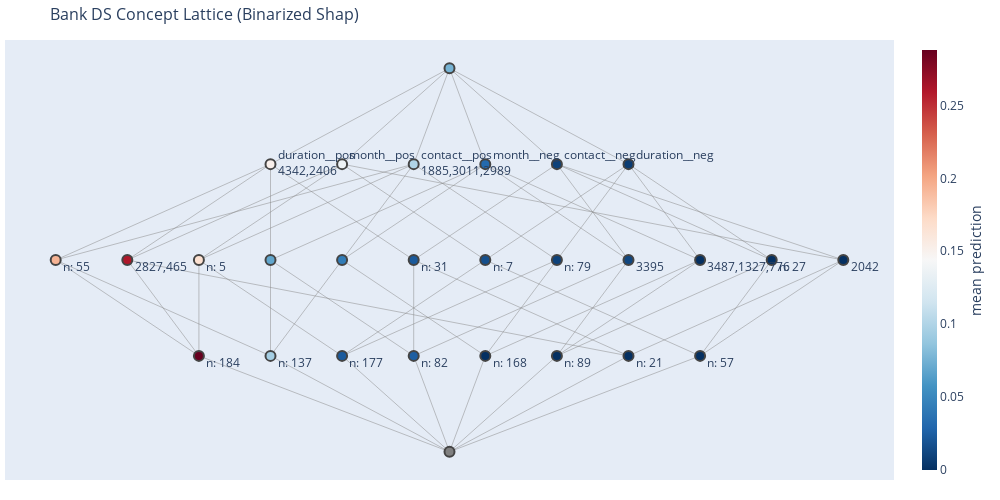

Notebook cell for this chart:
### Code cell
fig

### Figure 1 — Plotly figure (JSON) as saved in the notebook; plotly's stock layout.template omitted (floating-point values rounded to 4 significant figures; data arrays with more than 128 entries replaced by an {"elided": "..."} marker saying what was removed)
{"data": [{"hoverinfo": "none", "line": {"color": "#888", "width": 0.5}, "mode": "lines", "type": "scatter", "x": {"elided": "186 float values"}, "y": {"elided": "186 int values"}}, {"hoverinfo": "text", "hovertext": ["Concept 2<br>extent (len: 808): 4481, 527, 2274, 3004, 2716, 1846, 2745, 295, 1, 3808,...<br>intent (len: 1): contact__pos<br>new extent (len: 3): 1885, 3011, 2989<br>new intent (len: 1): contact__pos<br>pattern: {'contact': {'cellular': 0.75, 'unknown': 0.12, 'telephone': 0.12}}<br>mean_y_true: 0.15<br>mean_y_pred: 0.1<br>Metrics<br>\taccuracy: 0.88<br>\tprecision: 0.65<br>\trecall: 0.43<br><br>", "Concept 26<br>extent (len: 57): 2006, 4429, 2829, 1841, 1580, 1799, 2054, 1293, 3147, 1125,...<br>intent (len: 3): contact__neg, month__pos, duration__neg<br>new extent (len: 57): 2672, 2663, 4116, 2873, 1973, 2829, 4014, 381, 3245, 1580,...<br>new intent (len: 0): emptyset<br>pattern: {'contact': {'cellular': 1.0}, 'duration': (1166.6334785303948, 1166.6334785303948, 1166.6334785303948), 'month': {'jun': 1.0}}<br>mean_y_true: 0.0<br>mean_y_pred: 0.0<br>Metrics<br>\taccuracy: 1.0<br>\tprecision: 0.0<br>\trecall: 0.0<br><br>", "Concept 9<br>extent (len: 376): 4481, 527, 2274, 3004, 2716, 1846, 2745, 295, 1, 3808,...<br>intent (len: 2): contact__pos, duration__pos<br>new extent (len: 55): 3846, 1863, 924, 1719, 1128, 413, 3949, 2394, 1243, 354,...<br>new intent (len: 0): emptyset<br>pattern: {'contact': {'cellular': 0.67, 'unknown': 0.33}, 'duration': (644.4541625192587, 810.0502208643402, 1084.1467352126058)}<br>mean_y_true: 0.28<br>mean_y_pred: 0.19<br>Metrics<br>\taccuracy: 0.79<br>\tprecision: 0.67<br>\trecall: 0.47<br><br>", "Concept 0<br>extent (len: 1131): 4481, 527, 2274, 3004, 2716, 1846, 2745, 295, 1, 3808,...<br>intent (len: 0): emptyset<br>new extent (len: 0): emptyset<br>new intent (len: 0): emptyset<br>pattern: {}<br>mean_y_true: 0.12<br>mean_y_pred: 0.08<br>Metrics<br>\taccuracy: 0.9<br>\tprecision: 0.65<br>\trecall: 0.41<br><br>", "Concept 12<br>extent (len: 366): 569, 4193, 2253, 2266, 782, 1277, 1329, 1136, 892, 2923,...<br>intent (len: 2): contact__pos, month__pos<br>new extent (len: 5): 49, 2454, 1298, 3243, 199<br>new intent (len: 0): emptyset<br>pattern: {'contact': {'cellular': 1.0}, 'month': {'oct': 0.33, 'dec': 0.33, 'sep': 0.33}}<br>mean_y_true: 0.23<br>mean_y_pred: 0.17<br>Metrics<br>\taccuracy: 0.83<br>\tprecision: 0.7<br>\trecall: 0.5<br><br>", "Concept 8<br>extent (len: 219): 4481, 527, 2274, 3004, 2716, 1846, 2745, 295, 1, 3808,...<br>intent (len: 2): month__neg, duration__pos<br>new extent (len: 0): emptyset<br>new intent (len: 0): emptyset<br>pattern: {'duration': (1084.1467352126058, 1226.6794737609448, 1369.2122123092836), 'month': {'oct': 0.5, 'feb': 0.5}}<br>mean_y_true: 0.16<br>mean_y_pred: 0.07<br>Metrics<br>\taccuracy: 0.86<br>\tprecision: 0.6<br>\trecall: 0.26<br><br>", "Concept 18<br>extent (len: 79): 2465, 2732, 3116, 567, 3992, 2647, 2468, 1935, 4248, 2947,...<br>intent (len: 2): contact__neg, month__pos<br>new extent (len: 1): 2042<br>new intent (len: 0): emptyset<br>pattern: {'contact': {'cellular': 0.67, 'unknown': 0.33}, 'month': {'jun': 0.33, 'jan': 0.33, 'aug': 0.33}}<br>mean_y_true: 0.0<br>mean_y_pred: 0.0<br>Metrics<br>\taccuracy: 1.0<br>\tprecision: 0.0<br>\trecall: 0.0<br><br>", "Concept 19<br>extent (len: 137): 4481, 527, 2274, 3004, 2716, 1846, 2745, 295, 1, 3808,...<br>intent (len: 3): contact__pos, month__neg, duration__pos<br>new extent (len: 137): 80, 1192, 580, 626, 2745, 3482, 872, 4035, 582, 3033,...<br>new intent (len: 0): emptyset<br>pattern: {'contact': {'cellular': 1.0}, 'duration': (1084.1467352126058, 1084.1467352126058, 1084.1467352126058), 'month': {'feb': 1.0}}<br>mean_y_true: 0.21<br>mean_y_pred: 0.09<br>Metrics<br>\taccuracy: 0.81<br>\tprecision: 0.62<br>\trecall: 0.28<br><br>", "Concept 14<br>extent (len: 207): 3881, 273, 2638, 3940, 880, 1510, 993, 1628, 4471, 4034,...<br>intent (len: 2): month__pos, duration__pos<br>new extent (len: 2): 2827, 465<br>new intent (len: 0): emptyset<br>pattern: {'duration': (442.59630108851115, 810.0502208643402, 1298.0460324162952), 'month': {'aug': 0.33, 'may': 0.33, 'sep': 0.33}}<br>mean_y_true: 0.33<br>mean_y_pred: 0.26<br>Metrics<br>\taccuracy: 0.79<br>\tprecision: 0.74<br>\trecall: 0.58<br><br>", "Concept 4<br>extent (len: 607): 2310, 3154, 2288, 2695, 2261, 2348, 3030, 1010, 2588, 1138,...<br>intent (len: 1): duration__neg<br>new extent (len: 0): emptyset<br>new intent (len: 1): duration__neg<br>pattern: {'duration': (296.3352903719308, 1109.0705810950278, 1571.1534608674258)}<br>mean_y_true: 0.03<br>mean_y_pred: 0.01<br>Metrics<br>\taccuracy: 0.98<br>\tprecision: 0.75<br>\trecall: 0.18<br><br>", "Concept 17<br>extent (len: 173): 4264, 2935, 3582, 2628, 928, 2371, 3279, 479, 3774, 3726,...<br>intent (len: 2): contact__neg, duration__neg<br>new extent (len: 27): 3108, 2086, 4308, 1499, 4172, 833, 1304, 2021, 2299, 1074,...<br>new intent (len: 0): emptyset<br>pattern: {'contact': {'cellular': 0.67, 'telephone': 0.33}, 'duration': (963.3019548306108, 1166.6334785303948, 1168.0291639585253)}<br>mean_y_true: 0.0<br>mean_y_pred: 0.0<br>Metrics<br>\taccuracy: 1.0<br>\tprecision: 0.0<br>\trecall: 0.0<br><br>", "Concept 6<br>extent (len: 309): 639, 641, 4357, 1429, 2744, 4291, 3029, 3409, 634, 1394,...<br>intent (len: 1): contact__neg<br>new extent (len: 0): emptyset<br>new intent (len: 1): contact__neg<br>pattern: {'contact': {'unknown': 0.38, 'cellular': 0.38, 'telephone': 0.25}}<br>mean_y_true: 0.04<br>mean_y_pred: 0.01<br>Metrics<br>\taccuracy: 0.97<br>\tprecision: 0.67<br>\trecall: 0.18<br><br>", "Concept 16<br>extent (len: 172): 4264, 2935, 3582, 2628, 928, 2371, 3279, 479, 3774, 3726,...<br>intent (len: 2): contact__neg, month__neg<br>new extent (len: 1): 3395<br>new intent (len: 0): emptyset<br>pattern: {'contact': {'telephone': 0.67, 'unknown': 0.33}, 'month': {'oct': 0.33, 'nov': 0.33, 'feb': 0.33}}<br>mean_y_true: 0.03<br>mean_y_pred: 0.01<br>Metrics<br>\taccuracy: 0.97<br>\tprecision: 0.5<br>\trecall: 0.2<br><br>", "Concept 5<br>extent (len: 454): 569, 4193, 2253, 2266, 782, 1277, 1329, 1136, 892, 2923,...<br>intent (len: 1): month__pos<br>new extent (len: 0): emptyset<br>new intent (len: 1): month__pos<br>pattern: {'month': {'oct': 0.12, 'may': 0.12, 'sep': 0.12, 'aug': 0.12, 'dec': 0.12, 'jun': 0.12, 'nov': 0.12, 'jan': 0.12}}<br>mean_y_true: 0.19<br>mean_y_pred: 0.14<br>Metrics<br>\taccuracy: 0.87<br>\tprecision: 0.71<br>\trecall: 0.51<br><br>", "Concept 15<br>extent (len: 134): 639, 641, 4357, 1429, 2744, 4291, 3029, 3409, 634, 1394,...<br>intent (len: 2): contact__neg, duration__pos<br>new extent (len: 31): 498, 1691, 2047, 641, 2376, 943, 2996, 4291, 2744, 634,...<br>new intent (len: 0): emptyset<br>pattern: {'contact': {'unknown': 0.67, 'cellular': 0.33}, 'duration': (442.59630108851115, 1047.2950745783035, 1369.2122123092836)}<br>mean_y_true: 0.08<br>mean_y_pred: 0.02<br>Metrics<br>\taccuracy: 0.93<br>\tprecision: 0.67<br>\trecall: 0.18<br><br>", "Concept 24<br>extent (len: 82): 1282, 3230, 2416, 4331, 3182, 4101, 4424, 1011, 3912, 4149,...<br>intent (len: 3): contact__neg, month__neg, duration__pos<br>new extent (len: 82): 1139, 3362, 2488, 3585, 10, 2390, 1282, 3200, 3698, 1486,...<br>new intent (len: 0): emptyset<br>pattern: {'contact': {'unknown': 1.0}, 'duration': (1369.2122123092836, 1369.2122123092836, 1369.2122123092836), 'month': {'oct': 1.0}}<br>mean_y_true: 0.06<br>mean_y_pred: 0.02<br>Metrics<br>\taccuracy: 0.94<br>\tprecision: 0.5<br>\trecall: 0.2<br><br>", "Concept 7<br>extent (len: 305): 4481, 527, 2274, 3004, 2716, 1846, 2745, 295, 1, 3808,...<br>intent (len: 2): contact__pos, month__neg<br>new extent (len: 0): emptyset<br>new intent (len: 0): emptyset<br>pattern: {'contact': {'cellular': 1.0}, 'month': {'feb': 1.0}}<br>mean_y_true: 0.1<br>mean_y_pred: 0.04<br>Metrics<br>\taccuracy: 0.91<br>\tprecision: 0.62<br>\trecall: 0.27<br><br>", "Concept 11<br>extent (len: 260): 1219, 4095, 2515, 1453, 1968, 3539, 2557, 454, 747, 808,...<br>intent (len: 2): month__neg, duration__neg<br>new extent (len: 3): 3487, 1327, 776<br>new intent (len: 0): emptyset<br>pattern: {'duration': (296.3352903719308, 870.4579009270315, 963.3019548306108), 'month': {'feb': 0.67, 'sep': 0.33}}<br>mean_y_true: 0.0<br>mean_y_pred: 0.0<br>Metrics<br>\taccuracy: 1.0<br>\tprecision: 0.0<br>\trecall: 0.0<br><br>", "Concept 23<br>extent (len: 89): 4264, 2935, 3582, 2628, 928, 2371, 3279, 479, 3774, 3726,...<br>intent (len: 3): contact__neg, month__neg, duration__neg<br>new extent (len: 89): 2392, 1679, 1937, 1982, 3726, 928, 221, 1780, 467, 2197,...<br>new intent (len: 0): emptyset<br>pattern: {'contact': {'telephone': 1.0}, 'duration': (963.3019548306108, 963.3019548306108, 963.3019548306108), 'month': {'feb': 1.0}}<br>mean_y_true: 0.0<br>mean_y_pred: 0.0<br>Metrics<br>\taccuracy: 1.0<br>\tprecision: 0.0<br>\trecall: 0.0<br><br>", "Concept 1<br>extent (len: 480): 4481, 527, 2274, 3004, 2716, 1846, 2745, 295, 1, 3808,...<br>intent (len: 1): month__neg<br>new extent (len: 0): emptyset<br>new intent (len: 1): month__neg<br>pattern: {'month': {'feb': 0.5, 'oct': 0.17, 'sep': 0.17, 'nov': 0.17}}<br>mean_y_true: 0.07<br>mean_y_pred: 0.03<br>Metrics<br>\taccuracy: 0.93<br>\tprecision: 0.6<br>\trecall: 0.26<br><br>", "Concept 3<br>extent (len: 514): 4481, 527, 2274, 3004, 2716, 1846, 2745, 295, 1, 3808,...<br>intent (len: 1): duration__pos<br>new extent (len: 2): 4342, 2406<br>new intent (len: 1): duration__pos<br>pattern: {'duration': (442.59630108851115, 928.6726477213218, 1369.2122123092836)}<br>mean_y_true: 0.23<br>mean_y_pred: 0.15<br>Metrics<br>\taccuracy: 0.82<br>\tprecision: 0.67<br>\trecall: 0.44<br><br>", "Concept 10<br>extent (len: 424): 2310, 3154, 2288, 2695, 2261, 2348, 3030, 1010, 2588, 1138,...<br>intent (len: 2): contact__pos, duration__neg<br>new extent (len: 79): 2870, 219, 140, 2623, 4002, 4239, 1086, 4277, 1965, 2405,...<br>new intent (len: 0): emptyset<br>pattern: {'contact': {'cellular': 1.0}, 'duration': (296.3352903719308, 1162.2519882200454, 1571.1534608674258)}<br>mean_y_true: 0.04<br>mean_y_pred: 0.01<br>Metrics<br>\taccuracy: 0.96<br>\tprecision: 0.75<br>\trecall: 0.18<br><br>", "Concept 25<br>extent (len: 21): 2465, 2732, 3116, 567, 3992, 2647, 2468, 1935, 4248, 2947,...<br>intent (len: 3): contact__neg, month__pos, duration__pos<br>new extent (len: 21): 2412, 1935, 1829, 4138, 4248, 3662, 2732, 3359, 3116, 4311,...<br>new intent (len: 0): emptyset<br>pattern: {'contact': {'cellular': 1.0}, 'duration': (442.59630108851115, 442.59630108851115, 442.59630108851115), 'month': {'aug': 1.0}}<br>mean_y_true: 0.0<br>mean_y_pred: 0.0<br>Metrics<br>\taccuracy: 1.0<br>\tprecision: 0.0<br>\trecall: 0.0<br><br>", "Concept 20<br>extent (len: 168): 1219, 4095, 2515, 1453, 1968, 3539, 2557, 454, 747, 808,...<br>intent (len: 3): contact__pos, month__neg, duration__neg<br>new extent (len: 168): 4324, 2618, 574, 1549, 23, 506, 322, 3092, 3705, 2978,...<br>new intent (len: 0): emptyset<br>pattern: {'contact': {'cellular': 1.0}, 'duration': (296.3352903719308, 296.3352903719308, 296.3352903719308), 'month': {'feb': 1.0}}<br>mean_y_true: 0.01<br>mean_y_pred: 0.0<br>Metrics<br>\taccuracy: 0.99<br>\tprecision: 0.0<br>\trecall: 0.0<br><br>", "Concept 13<br>extent (len: 241): 569, 4193, 2253, 2266, 782, 1277, 1329, 1136, 892, 2923,...<br>intent (len: 2): month__pos, duration__neg<br>new extent (len: 7): 160, 1707, 3408, 2529, 46, 1803, 3158<br>new intent (len: 0): emptyset<br>pattern: {'duration': (1055.8891739700102, 1162.2519882200454, 1166.6334785303948), 'month': {'oct': 0.33, 'nov': 0.33, 'jun': 0.33}}<br>mean_y_true: 0.07<br>mean_y_pred: 0.02<br>Metrics<br>\taccuracy: 0.94<br>\tprecision: 0.75<br>\trecall: 0.19<br><br>", "Concept 22<br>extent (len: 184): 3881, 273, 2638, 3940, 880, 1510, 993, 1628, 4471, 4034,...<br>intent (len: 3): contact__pos, month__pos, duration__pos<br>new extent (len: 184): 2357, 171, 1956, 3304, 125, 2824, 1872, 2225, 1166, 984,...<br>new intent (len: 0): emptyset<br>pattern: {'contact': {'cellular': 1.0}, 'duration': (810.0502208643402, 810.0502208643402, 810.0502208643402), 'month': {'sep': 1.0}}<br>mean_y_true: 0.37<br>mean_y_pred: 0.29<br>Metrics<br>\taccuracy: 0.77<br>\tprecision: 0.74<br>\trecall: 0.57<br><br>", "Concept 27<br>extent (len: 0): emptyset<br>intent (len: 6): contact__pos, contact__neg, month__pos, month__neg, duration__pos, duration__neg<br>new extent (len: 0): emptyset<br>new intent (len: 0): emptyset<br>pattern: {'contact': {}, 'duration': (nan, nan, nan), 'month': {}}<br><br>", "Concept 21<br>extent (len: 177): 569, 4193, 2253, 2266, 782, 1277, 1329, 1136, 892, 2923,...<br>intent (len: 3): contact__pos, month__pos, duration__neg<br>new extent (len: 177): 1561, 3877, 1518, 3347, 2063, 2866, 180, 3197, 2551, 579,...<br>new intent (len: 0): emptyset<br>pattern: {'contact': {'cellular': 1.0}, 'duration': (1162.2519882200454, 1162.2519882200454, 1162.2519882200454), 'month': {'oct': 1.0}}<br>mean_y_true: 0.09<br>mean_y_pred: 0.02<br>Metrics<br>\taccuracy: 0.92<br>\tprecision: 0.75<br>\trecall: 0.19<br><br>"], "marker": {"color": [0.1002, 0, 0.1941, 0.07604, 0.1667, 0.06849, 0, 0.09489, 0.2609, 0.00659, 0, 0.009709, 0.01163, 0.1366, 0.02239, 0.02439, 0.04262, 0, 0, 0.03125, 0.1518, 0.009434, 0, 0, 0.0166, 0.288, "grey", 0.0226], "colorbar": {"thickness": 15, "title": {"side": "right", "text": "mean prediction"}, "xanchor": "left"}, "colorscale": [[0, "rgb(103,0,31)"], [0.1, "rgb(178,24,43)"], [0.2, "rgb(214,96,77)"], [0.3, "rgb(244,165,130)"], [0.4, "rgb(253,219,199)"], [0.5, "rgb(247,247,247)"], [0.6, "rgb(209,229,240)"], [0.7, "rgb(146,197,222)"], [0.8, "rgb(67,147,195)"], [0.9, "rgb(33,102,172)"], [1, "rgb(5,48,97)"]], "line": {"width": 2}, "reversescale": true, "showscale": true, "size": 10}, "mode": "markers+text", "text": ["contact__pos<br>1885,3011,2989", "<br>n: 57", "<br>n: 55", "<br>", "<br>n: 5", "<br>", "<br>2042", "<br>n: 137", "<br>2827,465", "duration__neg<br>", "<br>n: 27", "contact__neg<br>", "<br>3395", "month__pos<br>", "<br>n: 31", "<br>n: 82", "<br>", "<br>3487,1327,776", "<br>n: 89", "month__neg<br>", "duration__pos<br>4342,2406", "<br>n: 79", "<br>n: 21", "<br>n: 168", "<br>n: 7", "<br>n: 184", "<br>", "<br>n: 177"], "textposition": "middle right", "type": "scatter", "x": [-0.5, 3.5, -5.5, 0, -3.5, -2.5, 5.5, -2.5, -4.5, 2.5, 4.5, 1.5, 2.5, -1.5, -0.5, -0.5, -1.5, 3.5, 1.5, 0.5, -2.5, 1.5, 2.5, 0.5, 0.5, -3.5, 0, -1.5], "y": [4, 2, 3, 5, 3, 3, 3, 2, 3, 4, 3, 4, 3, 4, 3, 2, 3, 3, 2, 4, 4, 3, 2, 2, 3, 2, 1, 2]}], "layout": {"height": 500, "hovermode": "closest", "margin": {"b": 20, "l": 5, "r": 5, "t": 40}, "showlegend": false, "title": {"font": {"size": 16}, "text": "Bank DS Concept Lattice (Binarized Shap)"}, "width": 1000, "xaxis": {"showgrid": false, "showticklabels": false, "zeroline": false}, "yaxis": {"showgrid": false, "showticklabels": false, "zeroline": false}}}
